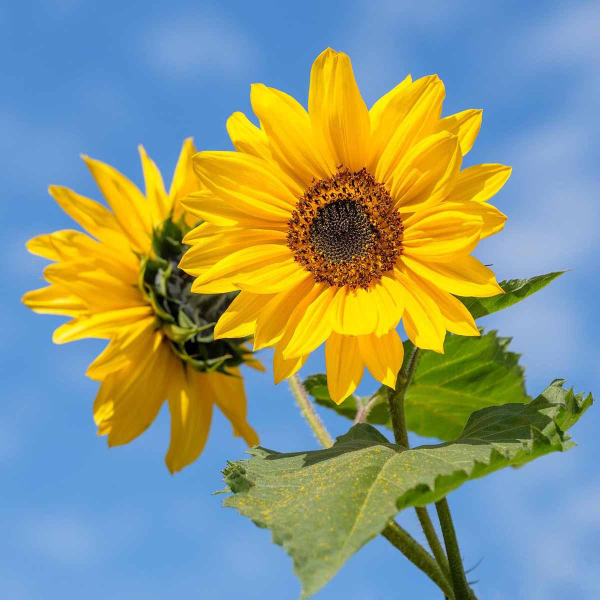
#> input picture flower.jpg, 1200 x 1200 px (shown at 1/2 size); its folder holds only this picture in this run
$ python -i codec.py   (imports and definitions only)
#> lines starting #> are read from the running program, lines starting #| are printed output that depends on the picture
#!/usr/bin/env python3
"""
holo.codec

Genotype layer: chunk formats, versioning, golden interleaving and
single-signal encode/decode primitives for images and audio.

This module is intentionally low-level and *stateless*.
It defines how a single image or a single audio track is mapped to a set
of holographic chunks, and how any subset of those chunks can be used
to reconstruct a coherent percept again.

It does NOT implement:
  - multi-object packing (see container.py in the full project)
  - storage policies or aging (see cortex/*)
  - live reconstruction / healing logic (see field.py)
  - networking / transport (see net/*)

Typical usage at this level looks like:

    from holo.codec import (
        encode_image_holo_dir,
        decode_image_holo_dir,
        encode_audio_holo_dir,
        decode_audio_holo_dir,
        stack_image_holo_dirs,
    )

    # Encode a single RGB image into holographic chunks
    encode_image_holo_dir("frame.png", "frame.png.holo", target_chunk_kb=32)

    # Decode from chunks back to an image
    decode_image_holo_dir("frame.png.holo", "frame_recon.png")

    # Stack several holographic images (same scene) to improve SNR over time
    stack_image_holo_dirs(
        ["t0.png.holo", "t1.png.holo", "t2.png.holo"],
        "frame_stacked.png",
    )

    # Encode / decode audio (16-bit PCM WAV)
    encode_audio_holo_dir("track.wav", "track.wav.holo", target_chunk_kb=32)
    decode_audio_holo_dir("track.wav.holo", "track_recon.wav")
"""

from __future__ import annotations

import glob
import math
import os
import struct
import wave
import zlib
from io import BytesIO
from typing import Optional, Tuple, Sequence

import numpy as np
from PIL import Image


# ===================== Constants and basic types =====================

# Magic identifiers for chunk type (first four bytes of every chunk)
MAGIC_IMG = b"HOCH"  # HOlographic CHunk (image)
MAGIC_AUD = b"HOAU"  # HOlographic AUdio

# Codec versions. Versioning sits in the header of each chunk.
# Version 1 used a simple strided layout for residual sampling.
# Version 2 uses golden-ratio interleaving of the residual array.
VERSION_IMG = 2
VERSION_AUD = 2

# Golden ratio constant used for the permutation step.
PHI = (1.0 + 5.0 ** 0.5) / 2.0

# Fixed-size header layouts.
# Image header:
#   magic[4], version[u8],
#   H[u32], W[u32], C[u8],
#   B[u32], block_id[u32],
#   coarse_len[u32], resid_len[u32]
IMG_HEADER_SIZE = 30

# Audio header:
#   magic[4], version[u8],
#   channels[u8], sample_width[u8], flags[u8],
#   sample_rate[u32], n_frames[u32],
#   B[u32], block_id[u32],
#   coarse_len[u32],
#   coarse_comp_len[u32], resid_comp_len[u32]
AUD_HEADER_SIZE = 36

# Audio flags: placed in the header to indicate extra conditions.
AUD_FLAG_RESID_CLIPPED = 1 << 0  # residual had values outside int16 and was clipped


try:
    # Pillow >= 9
    _BICUBIC = Image.Resampling.BICUBIC
except AttributeError:
    # Older Pillow
    _BICUBIC = Image.BICUBIC


class ChunkFormatError(ValueError):
    """Raised when a chunk header or payload does not match the expected format."""


# ===================== Golden permutation (residual interleaving) =====================

def _golden_step(n: int) -> int:
    """
    Compute an integer step that is approximately (phi - 1) * n and coprime with n.

    The idea is to walk the residual array with a "rotation" that is as
    incommensurate as possible with its length. Using a step close to n/phi
    and forcing gcd(step, n) == 1 ensures that the mapping

        i -> (i * step) mod n

    visits every position exactly once (a full cycle).

    Parameters
    ----------
    n : int
        Length of the residual array.

    Returns
    -------
    int
        A step size that is coprime with n.
    """
    if n <= 1:
        return 1

    step = max(1, int((PHI - 1.0) * n))

    # Small linear search to find a coprime step.
    for _ in range(4096):
        if math.gcd(step, n) == 1:
            return step
        step += 1

    # Worst case fallback, should almost never be hit.
    return 1


def _golden_permutation(n: int) -> np.ndarray:
    """
    Build a full-cycle permutation of indices 0..n-1 using a golden-ratio step.

    perm[i] = (i * step) mod n

    with step chosen so that gcd(step, n) = 1.

    This permutation is used to "spread" the residual over chunks so that
    each chunk samples the entire signal, not a contiguous block.

    Parameters
    ----------
    n : int
        Length of the residual.

    Returns
    -------
    np.ndarray
        Array of shape (n,) with dtype int64, containing the permuted indices.
    """
    if n <= 1:
        return np.zeros(max(0, n), dtype=np.int64)

    step = _golden_step(n)
    idx = np.arange(n, dtype=np.int64)
    return (idx * step) % n


def _wipe_old_chunks(out_dir: str) -> None:
    """
    Remove existing chunk_*.holo files from a directory.

    This is used before a new encode so that stale chunks from a previous
    encode do not accidentally "mix" into a new holographic field.
    """
    for p in glob.glob(os.path.join(out_dir, "chunk_*.holo")):
        try:
            os.remove(p)
        except OSError:
            # If deletion fails we silently ignore; worst case a stale chunk remains.
            pass


# [51 lines left out: functions _select_block_count, _select_block_count_bytes, not called in this run]


# ===================== Image helpers and codec =====================

def load_image_rgb_u8(path: str) -> np.ndarray:
    """
    Load an image from disk as RGB uint8.

    Parameters
    ----------
    path : str
        Path to the input image file.

    Returns
    -------
    np.ndarray
        Array with shape (H, W, 3) and dtype uint8.
    """
#> called with path = '../flower.jpg'
    with Image.open(path) as img:
#> img is the input picture: PIL image 1200x1200 RGB; mean R, G, B 139.5, 152.4, 126.7
        img = img.convert("RGB")
        return np.asarray(img, dtype=np.uint8)


# [13 lines left out: function save_image_rgb_u8, not called in this run]


def encode_image_holo_dir(
    input_path: str,
    out_dir: str,
    *,
    block_count: int = 32,
    coarse_max_side: int = 16,
    target_chunk_kb: Optional[int] = None,
    max_chunk_bytes: Optional[int] = None,
    version: int = VERSION_IMG,
) -> None:
    """
    Encode a single RGB image into a directory of holographic chunks.

    Conceptually the codec does two things:
      1. Builds a coarse thumbnail of the image, resizes it back to full size.
      2. Computes a residual (original - coarse_up) in int16 and distributes it
         across `block_count` chunks using a golden-ratio permutation.

    Each chunk carries:
      - the full coarse thumbnail as PNG bytes,
      - a different slice of the residual, compressed with zlib.

    With all chunks present, reconstruction is pixel-exact in uint8.
    With only a subset, reconstruction remains globally coherent but with
    reduced detail (the residual has missing entries set to zero).

    Parameters
    ----------
    input_path : str
        Path to the input image (any format Pillow can read).
    out_dir : str
        Directory to create or reuse for chunks (e.g. "image.png.holo").
    block_count : int, optional
        Desired number of residual chunks. Ignored if target_chunk_kb is set,
        because in that case the codec will compute a block_count that matches
        the requested approximate chunk size.
    coarse_max_side : int, optional
        Maximum side length of the coarse thumbnail. Larger values give a more
        detailed coarse base and slightly lower compression; smaller values
        give a blurrier base and more work for the residual.
    target_chunk_kb : int, optional
        Approximate chunk size in kilobytes. If provided, overrides
        block_count with an automatically chosen number of chunks.
    max_chunk_bytes : int, optional
        Harder cap on chunk size in bytes (approximate, conservative). If set,
        it overrides target_chunk_kb and block_count to aim for packet-sized
        chunks. Useful when you want 1 UDP datagram = 1 chunk.
    version : int, optional
        Codec version. Currently 1 (legacy) or 2 (golden interleaving).

    Example
    -------
    Encode an image into ~32 KB chunks:

        encode_image_holo_dir(
            "frame.png",
            "frame.png.holo",
            target_chunk_kb=32,
        )
    """
    if version not in (1, VERSION_IMG):
        raise ValueError(f"Unsupported image codec version: {version}")

    img = load_image_rgb_u8(input_path)
    h, w, c = img.shape
#> h = 1200; w = 1200; c = 3
    if c != 3:
        raise ValueError("encode_image_holo_dir expects RGB images with 3 channels")

    # Build a coarse thumbnail by downscaling the largest side to coarse_max_side
    max_side = max(h, w)
#> max_side = 1200
    scale = min(1.0, float(coarse_max_side) / float(max_side))
#> scale = 0.0133
    cw = max(1, int(round(w * scale)))
#> cw = 16
    ch = max(1, int(round(h * scale)))
#> ch = 16

    img_pil = Image.fromarray(img, mode="RGB")
    coarse_img = img_pil.resize((cw, ch), resample=_BICUBIC)
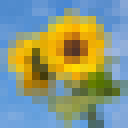
#> coarse_img: PIL image 16x16 RGB (shown 8 times larger); mean R, G, B 139.5, 152.4, 126.8

    # Serialize the coarse thumbnail as PNG
    buf = BytesIO()
    coarse_img.save(buf, format="PNG")
    coarse_bytes = buf.getvalue()

    # Upsample coarse back to full resolution and compute residual
    coarse_up = coarse_img.resize((w, h), resample=_BICUBIC)
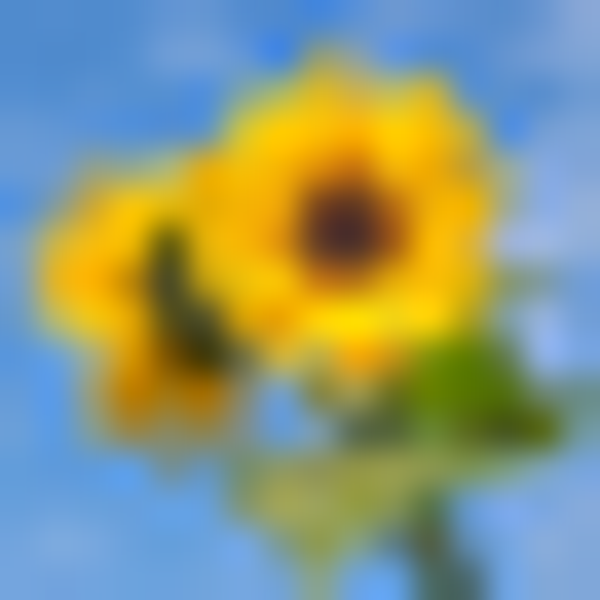
#> coarse_up: PIL image 1200x1200 RGB (shown at 1/2 size); mean R, G, B 139.4, 152.4, 127
    coarse_up_arr = np.asarray(coarse_up, dtype=np.uint8)

    residual = img.astype(np.int16) - coarse_up_arr.astype(np.int16)
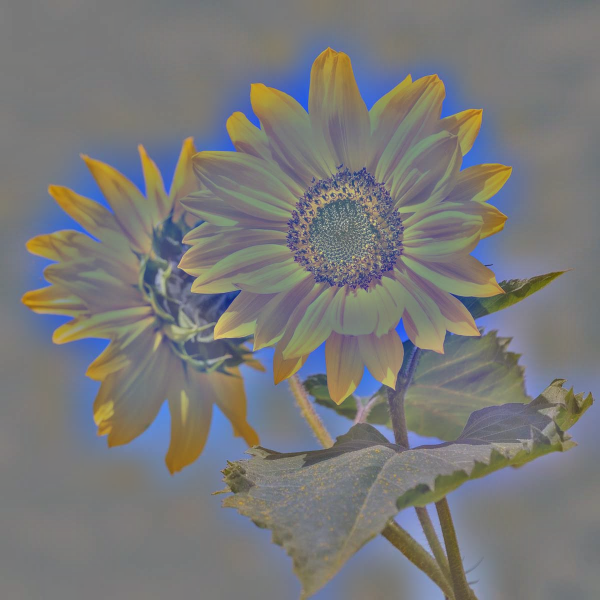
#> residual: shape (1200, 1200, 3) int16 (shown at 1/2 size); mean R, G, B 0, 0, -0.3; drawn with min black and max white
    residual_flat = residual.reshape(-1)
    residual_bytes_total = residual_flat.size * 2  # int16 => 2 bytes per element
#> residual_bytes_total = 8640000

    # If a chunk size target is given, pick block_count automatically
    if max_chunk_bytes is not None:
        block_count = _select_block_count_bytes(residual_bytes_total, len(coarse_bytes), int(max_chunk_bytes))
    elif target_chunk_kb is not None:
        block_count = _select_block_count(residual_bytes_total, len(coarse_bytes), int(target_chunk_kb))

    # Guard against degenerate cases where residual has fewer elements than block_count
    block_count = max(1, min(int(block_count), residual_flat.size))
#> block_count = 32

    os.makedirs(out_dir, exist_ok=True)
    _wipe_old_chunks(out_dir)

    # Build the golden permutation once for this signal
    N = residual_flat.size
#> N = 4320000
    perm = _golden_permutation(N) if (version == VERSION_IMG and block_count > 1) else None

    # Emit each chunk
    for block_id in range(block_count):
        if perm is None or block_count == 1:
            # Legacy layout: simple strided sampling of the residual
            vals = residual_flat[block_id::block_count]
        else:
            # Golden layout: use the permuted indices
            idx = perm[block_id::block_count]
            vals = residual_flat[idx]

        vals_bytes = vals.astype("<i2", copy=False).tobytes()
        resid_comp = zlib.compress(vals_bytes, level=9)

        header = bytearray()
        header += MAGIC_IMG
        header += struct.pack("B", int(version))
        header += struct.pack(">I", int(h))
        header += struct.pack(">I", int(w))
        header += struct.pack("B", int(c))
        header += struct.pack(">I", int(block_count))
        header += struct.pack(">I", int(block_id))
        header += struct.pack(">I", int(len(coarse_bytes)))
        header += struct.pack(">I", int(len(resid_comp)))

        chunk_path = os.path.join(out_dir, f"chunk_{block_id:04d}.holo")
        with open(chunk_path, "wb") as f:
            f.write(bytes(header) + coarse_bytes + resid_comp)


# [631 lines left out: functions _parse_image_header, _decode_image_holo_core, decode_image_holo_dir, stack_image_holo_dirs, _read_wav_as_int16, _write_wav_int16 and 5 more, not called in this run]

>>> result = encode_image_holo_dir('../flower.jpg', 'out.png')
